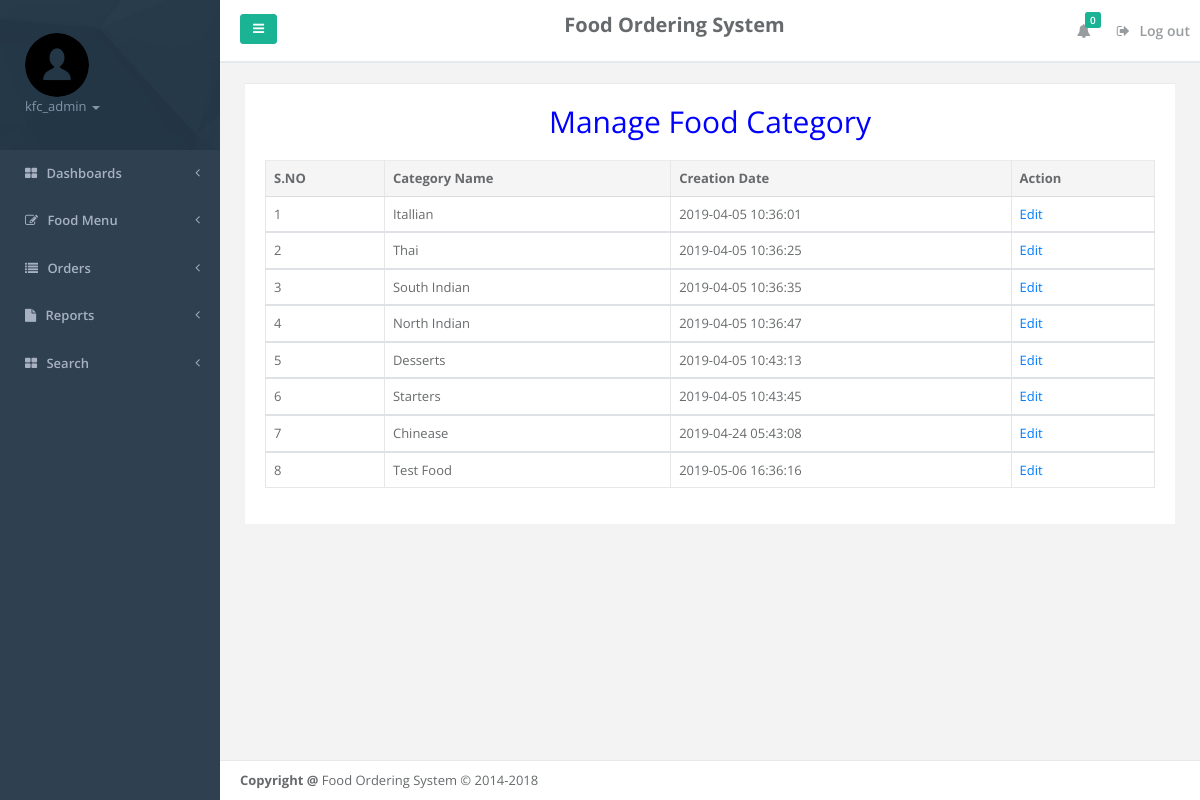
/admin/manage-foodcategory.php (signed in), run on the app's committed database.
### tables this page shows
CREATE TABLE tblcategory (
  ID int(5) NOT NULL,
  CategoryName varchar(120) DEFAULT NULL,
  CreationDate timestamp NULL DEFAULT current_timestamp()
);

### admin/manage-foodcategory.php (the view, shortened to what this page needs)
<?php
include('includes/dbconnection.php');
  ?>
<!DOCTYPE html>
<html>
<head>
    <link href="css/bootstrap.min.css" rel="stylesheet">
    <link href="font-awesome/css/font-awesome.css" rel="stylesheet">
    <link href="css/plugins/iCheck/custom.css" rel="stylesheet">
    <link href="css/plugins/steps/jquery.steps.css" rel="stylesheet">
    <link href="css/animate.css" rel="stylesheet">
    <link href="css/style.css" rel="stylesheet">
</head>
<body>
    <div id="wrapper">
    <?php include_once('includes/leftbar.php');?>
        <div id="page-wrapper" class="gray-bg">
             <?php include_once('includes/header.php');?>
        <div class="row border-bottom">
        </div>
        <div class="wrapper wrapper-content animated fadeInRight">
            <div class="row">
                <div class="col-lg-12">
                    <div class="ibox">
                        <div class="ibox-content">
                                 <table class="table table-bordered mg-b-0">
                                    <p style="text-align: center; color: blue;font-size: 30px">Manage Food Category </p>
              <thead>
                <tr>
                  <th>S.NO</th>
                  <th>Category Name</th>
                  <th>Creation Date</th>
                  <th>Action</th>
                </tr>
              </thead>
              <?php
$ret=mysqli_query($con,"select * from tblcategory");
$cnt=1;
while ($row=mysqli_fetch_array($ret)) {
?>
              <tbody>
                <tr>
                  <td><?php echo $cnt;?></td>
                  <td><?php  echo $row['CategoryName'];?></td>
                  <td><?php  echo $row['CreationDate'];?></td>
                  <td><a href="editcategory.php?editid=<?php echo $row['ID'];?>">Edit</a>
                </tr>
                <?php
$cnt=$cnt+1;
}?>
              </tbody>
            </table>
                        </div>
                    </div>
                    </div>
                </div>
            </div>
        <?php include_once('includes/footer.php');?>
        </div>
        </div>
</body>
</html>

### admin/includes/leftbar.php (shortened to what this page needs)
    <nav class="navbar-default navbar-static-side" role="navigation">
        <div class="sidebar-collapse">
            <ul class="nav metismenu" id="side-menu">
                <li class="nav-header">
                    <div class="dropdown profile-element">
                        <img alt="image" class="rounded-circle" src="img/user.png"/>
                        <a data-toggle="dropdown" class="dropdown-toggle" href="#">
                            <?php
$admid=$_SESSION['fosaid'];
$ret=mysqli_query($con,"select AdminName from tbladmin where ID='$admid'");
$row=mysqli_fetch_array($ret);
$name=$row['AdminName'];
?>
                            <span class="text-muted text-xs block"><?php echo $name; ?> <b class="caret"></b></span>
                        </a>
                    </div>
                </li>
                <li>
                    <a href="dashboard.php"><i class="fa fa-th-large"></i> <span class="nav-label">Dashboards</span> <span class="fa arrow"></span></a>
                                    </li>
                 <li>
                    <a href="#"><i class="fa fa-edit"></i> <span class="nav-label">Food Menu</span><span class="fa arrow"></span></a>
                </li>
                <li>
                    <a href="#"><i class="fa fa-list"></i> <span class="nav-label">Orders</span><span class="fa arrow"></span></a>
                </li>
                   <li>
                    <a href="#"><i class="fa fa-file"></i> <span class="nav-label">Reports</span><span class="fa arrow"></span></a>
                </li>
                <li>
                    <a href="search.php"><i class="fa fa-th-large"></i> <span class="nav-label">Search</span> <span class="fa arrow"></span></a>
                                    </li>
            </ul>
        </div>
    </nav>

### data on the page
tblcategory: CategoryName "Itallian", CreationDate "2019-04-05 10:36:01"
tblcategory: CategoryName "Thai", CreationDate "2019-04-05 10:36:25"
tblcategory: CategoryName "South Indian", CreationDate "2019-04-05 10:36:35"
tblcategory: CategoryName "North Indian", CreationDate "2019-04-05 10:36:47"
tblcategory: CategoryName "Desserts", CreationDate "2019-04-05 10:43:13"
tblcategory: CategoryName "Starters", CreationDate "2019-04-05 10:43:45"
tblcategory: CategoryName "Chinease", CreationDate "2019-04-24 05:43:08"
tblcategory: CategoryName "Test Food", CreationDate "2019-05-06 16:36:16"

### other printed values
$name "kfc_admin"
$num "0"
